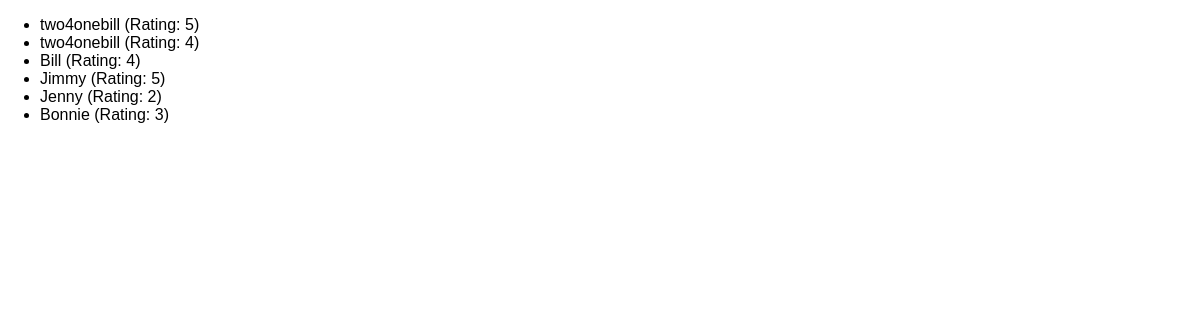
The app's page /reviews with its own data.
### reviews/models.py (models this page shows)
class Review(models.Model):
    user_name = models.CharField(max_length=100)
    review_text = models.TextField()
    rating = models.IntegerField()

### reviews/views.py (the view)
# urls.py: path("reviews", views.ReviewsListView.as_view()),
class ReviewsListView(ListView):
    template_name = "reviews/review_list.html"
    model = Review
    context_object_name = "reviews"

### reviews/templates/reviews/review_list.html (shortened to what this page needs)
{% extends "reviews/base.html" %}
{% block content %}
  <ul>
    {% for review in reviews %}
      <li>{{ review.user_name }} (Rating: {{ review.rating }})</li>
    {% endfor %}
  </ul>
{% endblock %}

### reviews/static/reviews/styles.css (style rules this page uses)
body { font-family: sans-serif; margin: 0; }

### records on screen
Review: user_name "two4onebill", rating "5"
Review: user_name "two4onebill", rating "4"
Review: user_name "Bill", rating "4"
Review: user_name "Jimmy", rating "5"
Review: user_name "Jenny", rating "2"
Review: user_name "Bonnie", rating "3"
